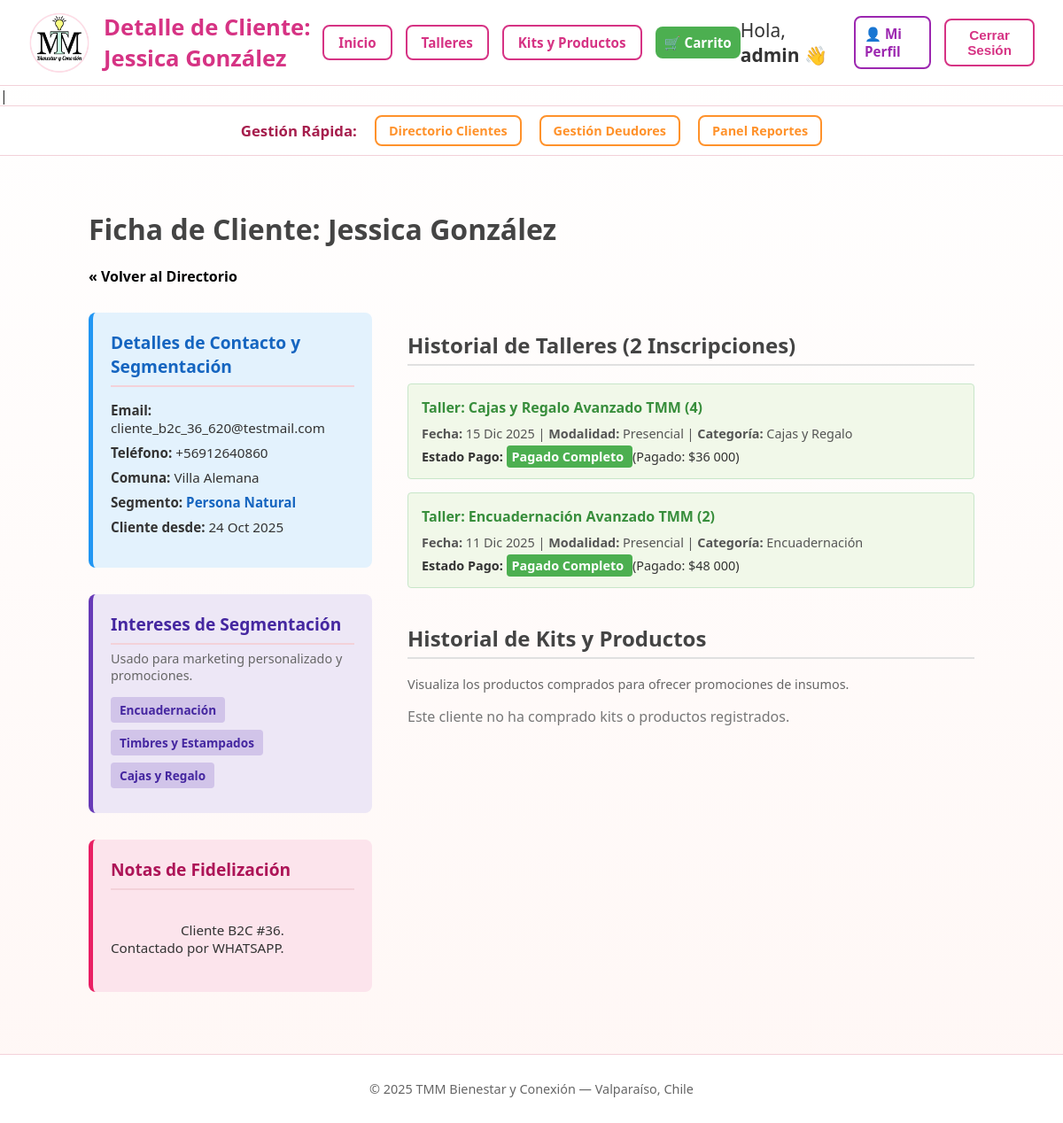
Screenshot of /gestion/clientes/610/ (signed in) with the database file from the repository.
### crm/models.py (models this page shows, shortened)
class Cliente(models.Model):
    TIPO_CLIENTE_CHOICES = [
        ('B2C', 'Persona Natural'),
        ('B2B', 'Contacto Empresa'), # Etiqueta actualizada
    ]
    nombre_completo = models.CharField(max_length=150, verbose_name="Nombre Completo (Contacto)") # Etiqueta actualizada
    email = models.EmailField(unique=True, verbose_name="Correo Electrónico (Contacto)") # Etiqueta actualizada
    telefono = models.CharField(max_length=20, blank=True, null=True, verbose_name="Teléfono (Contacto)") # Etiqueta actualizada
    fecha_nacimiento = models.DateField(blank=True, null=True, verbose_name="Fecha de Nacimiento (si aplica)") # Etiqueta actualizada
    empresa = models.ForeignKey(
        Empresa,
        on_delete=models.SET_NULL, # Si se borra la empresa, el contacto no se borra, solo pierde el vínculo
        blank=True,
        null=True,
        related_name='contactos', # Permite acceder a los contactos desde una empresa: empresa.contactos.all()
        verbose_name="Empresa (si aplica)"
    )
    comuna_vive = models.CharField(max_length=100, blank=True, null=True, verbose_name="Comuna de Residencia")
    tipo_cliente = models.CharField(max_length=3, choices=TIPO_CLIENTE_CHOICES, default='B2C', verbose_name="Tipo de Contacto") # Etiqueta actualizada
    intereses_cliente = models.ManyToManyField(Interes, blank=True, related_name='clientes', verbose_name="Intereses del Contacto") # Etiqueta actualizada
    observaciones = models.TextField(blank=True, verbose_name="Observaciones de Gestión (Seguimiento, etc.)")
    fecha_registro = models.DateTimeField(auto_now_add=True)

class Interes(models.Model):
    nombre = models.CharField(max_length=100, unique=True, verbose_name="Nombre del Interés")
    descripcion = models.TextField(blank=True, verbose_name="Descripción o Palabras Clave")
    class Meta:
        verbose_name_plural = "Intereses"

class Inscripcion(models.Model):
    ESTADO_PAGO_CHOICES = [
        ('PENDIENTE', 'Pago Pendiente'),
        ('PAGADO', 'Pagado Completo'),
        ('ABONADO', 'Abonado'),
        ('ANULADO', 'Anulado'),
    ]
    cliente = models.ForeignKey(Cliente, on_delete=models.CASCADE, related_name='inscripciones')
    taller = models.ForeignKey(Taller, on_delete=models.CASCADE, related_name='inscripciones')
    monto_pagado = models.DecimalField(max_digits=10, decimal_places=0, default=0, verbose_name="Monto Pagado")
    estado_pago = models.CharField(max_length=10, choices=ESTADO_PAGO_CHOICES, default='PENDIENTE', verbose_name="Estado de Pago")
    fecha_inscripcion = models.DateTimeField(auto_now_add=True)
    class Meta:
        unique_together = ('cliente', 'taller')
        verbose_name_plural = "Inscripciones"

class Taller(models.Model):
    MODALIDAD_CHOICES = [
        ('PRESENCIAL', 'Presencial'),
        ('ONLINE', 'Online'),
    ]
    nombre = models.CharField(max_length=200, unique=True, verbose_name="Nombre del Taller")
    descripcion = models.TextField(verbose_name="Descripción Detallada")
    imagen = models.ImageField(upload_to='talleres/', blank=True, null=True, verbose_name="Imagen del Taller")
    categoria = models.ForeignKey(
        Interes,
        on_delete=models.SET_NULL,
        null=True,
        blank=True,
        related_name='talleres',
        verbose_name="Categoría del Taller"
    )
    fecha_taller = models.DateField(verbose_name="Fecha del Taller")
    hora_taller = models.TimeField(blank=True, null=True, verbose_name="Hora de Inicio")
    modalidad = models.CharField(max_length=15, choices=MODALIDAD_CHOICES, default='PRESENCIAL', verbose_name="Modalidad")
    precio = models.DecimalField(max_digits=10, decimal_places=0, verbose_name="Precio (CLP)")
    cupos_totales = models.IntegerField(default=10, verbose_name="Cupos Máximos")
    cupos_disponibles = models.IntegerField(editable=False, default=0, verbose_name="Cupos Disponibles")
    esta_activo = models.BooleanField(default=True, verbose_name="¿Está activo/visible?")

### crm/views.py (the view)
# urls.py: path('gestion/clientes/<int:cliente_id>/', views.detalle_cliente_admin, name='detalle_cliente_admin'),
@user_passes_test(is_superuser)
def detalle_cliente_admin(request, cliente_id):
    cliente = get_object_or_404(Cliente, pk=cliente_id)
    historial_inscripciones = cliente.inscripciones.all().order_by('-taller__fecha_taller')
    total_talleres_realizados = historial_inscripciones.count()
    context = {
        'titulo': f'Detalle de Cliente: {cliente.nombre_completo}',
        'cliente': cliente,
        'historial_inscripciones': historial_inscripciones,
        'total_talleres_realizados': total_talleres_realizados,
    }
    return render(request, 'crm/detalle_cliente_admin.html', context)

### crm/views.py (called while the page is built)
def is_superuser(user):
    return user.is_superuser

### crm/templates/crm/detalle_cliente_admin.html
{% extends 'crm/base.html' %}
{% load humanize %}
{% block content %}
    <h1 style="color: #444;">Ficha de Cliente: {{ cliente.nombre_completo }}</h1>
    <a href="{% url 'listado_clientes' %}" style="color: black; margin-bottom: 20px; display: block; text-decoration: none; font-weight: bold;">« Volver al Directorio</a>
    <div style="display: flex; gap: 40px; margin-top: 30px;">
        <div style="flex: 1; min-width: 300px;">
            <div style="padding: 20px; border-radius: 8px; background-color: #e3f2fd; border-left: 5px solid #2196f3; margin-bottom: 30px;">
                <h2 style="margin-top: 0; font-size: 1.2em; color: #1565c0;">Detalles de Contacto y Segmentación</h2>
                <ul style="list-style: none; padding: 0; font-size: 0.95em;">
                    <li style="margin-bottom: 8px;"><strong>Email:</strong> {{ cliente.email }}</li>
                    <li style="margin-bottom: 8px;"><strong>Teléfono:</strong> {{ cliente.telefono|default:'N/A' }}</li>
                    <li style="margin-bottom: 8px;"><strong>Comuna:</strong> {{ cliente.comuna_vive|default:'N/A' }}</li>
                    <li style="margin-bottom: 8px;"><strong>Segmento:</strong> <span style="font-weight: bold; color: #1565c0;">{{ cliente.get_tipo_cliente_display }}</span></li>
                    <li style="margin-bottom: 8px;"><strong>Cliente desde:</strong> {{ cliente.fecha_registro|date:"d M Y" }}</li>
                </ul>
            </div>
            <div style="padding: 20px; border-radius: 8px; background-color: #ede7f6; border-left: 5px solid #673ab7; margin-bottom: 30px;">
                <h2 style="margin-top: 0; font-size: 1.2em; color: #4527a0;">Intereses de Segmentación</h2>
                <p style="color: #666; font-size: 0.9em; margin-top: -10px;">Usado para marketing personalizado y promociones.</p>
                <div style="margin-top: 15px;">
                    {% for interes in cliente.intereses_cliente.all %}
                        <span style="display: inline-block; background-color: #d1c4e9; color: #4527a0; border-radius: 4px; padding: 5px 10px; font-size: 0.85em; margin-right: 8px; margin-bottom: 8px; font-weight: bold;">
                            {{ interes.nombre }}
                        </span>
                    {% empty %}
                        <p style="color: #777;">El cliente aún no tiene intereses asignados.</p>
                    {% endfor %}
                </div>
            </div>
            <div style="padding: 20px; border-radius: 8px; background-color: #fce4ec; border-left: 5px solid #e91e63; margin-bottom: 30px;">
                <h2 style="margin-top: 0; font-size: 1.2em; color: #ad1457;">Notas de Fidelización</h2>
                <p style="white-space: pre-wrap; margin: 0; font-size: 0.95em;">
                    {{ cliente.observaciones|default:'(Sin notas de seguimiento personalizadas)' }}
                </p>
            </div>
        </div>
        <div style="flex: 2; min-width: 500px;">
            <h2 style="color: #444; border-bottom: 2px solid #e0e0e0; padding-bottom: 5px;">Historial de Talleres ({{ total_talleres_realizados }} Inscripciones)</h2>
            {% if historial_inscripciones %}
                {% for inscripcion in historial_inscripciones %}
                    <div style="border: 1px solid #c8e6c9; padding: 15px; margin-bottom: 15px; border-radius: 4px; background-color: #f1f8e9;">
                        <h4 style="color: #388e3c; margin-top: 0; margin-bottom: 8px;">
                            Taller: {{ inscripcion.taller.nombre }}
                        </h4>
                        <p style="margin: 0; font-size: 0.9em; line-height: 1.5; color: #555;">
                            <strong>Fecha:</strong> {{ inscripcion.taller.fecha_taller|date:"d M Y" }} |
                            <strong>Modalidad:</strong> {{ inscripcion.taller.get_modalidad_display }} |
                            <strong>Categoría:</strong> {{ inscripcion.taller.categoria.nombre|default:'N/A' }}
                        </p>
                        <p style="margin: 5px 0 0; font-size: 0.9em;">
                            <strong>Estado Pago:</strong>
                            <span style="font-weight: bold; padding: 3px 6px; border-radius: 4px; color: white;
                                {% if inscripcion.estado_pago == 'PAGADO' %}background-color: #4caf50;
                                {% elif inscripcion.estado_pago == 'PENDIENTE' %}background-color: #e53935;
                                {% else %}background-color: #ff9800;
                                {% endif %};">
                                {{ inscripcion.get_estado_pago_display }}
                            </span>
                            (Pagado: ${{ inscripcion.monto_pagado|intcomma }})
                        </p>
                    </div>
                {% endfor %}
            {% else %}
                <p style="color: #777;">Este cliente no tiene inscripciones a talleres registradas.</p>
            {% endif %}
            <h2 style="margin-top: 40px; color: #444; border-bottom: 2px solid #e0e0e0; padding-bottom: 5px;">Historial de Kits y Productos</h2>
            <p style="color: #666; font-size: 0.9em;">Visualiza los productos comprados para ofrecer promociones de insumos.</p>
            {% if cliente.compras_kits.all %}
                {% for venta in cliente.compras_kits.all %}
                    <div style="border: 1px solid #ffccbc; padding: 15px; margin-bottom: 15px; border-radius: 4px; background-color: #fbe9e7;">
                        <h4 style="color: #e64a19; margin-top: 0; margin-bottom: 5px;">
                            Compra #{{ venta.id }} - {{ venta.fecha_venta|date:"d M Y" }}
                        </h4>
                        <p style="margin: 0 0 5px; font-size: 0.9em;">
                            <strong>Monto Total:</strong> ${{ venta.monto_total|intcomma }} |
                            <strong>Estado Pago:</strong> <span style="font-weight: bold; color: white; background-color: #4caf50; padding: 3px 6px; border-radius: 4px;">{{ venta.get_estado_pago_display }}</span>
                        </p>
                        <ul style="margin-top: 10px; margin-left: 15px; list-style-type: square; font-size: 0.9em;">
                            {% for detalle in venta.detalles.all %}
                                <li style="margin-bottom: 3px;">{{ detalle.cantidad }}x <strong>{{ detalle.producto.nombre }}</strong> (${{ detalle.precio_unitario|intcomma }} c/u)</li>
                            {% endfor %}
                        </ul>
                    </div>
                {% endfor %}
            {% else %}
                <p style="color: #777;">Este cliente no ha comprado kits o productos registrados.</p>
            {% endif %}
        </div>
    </div>
{% endblock content %}

### crm/templates/crm/base.html (shortened to what this page needs)
{% load static %}
<!DOCTYPE html>
<html lang="es">
<head>
</head>
<body>
    <header>
        <div class="header-titulo-container">
            <img src="{% static 'logo.jpg' %}" height="70px" class="logo-titulo">
            <h1>{{ titulo|default:'TMM Bienestar y Conexión' }} </h1>
        </div>
        <nav class="nav-main">
            <a href="{% url 'home' %}" class="nav-btn">Inicio</a>
            <a href="{% url 'catalogo_talleres' %}" class="nav-btn">Talleres</a>
            <a href="{% url 'catalogo_productos' %}" class="nav-btn">Kits y Productos</a>
            <a href="{% url 'ver_carrito' %}" class="btn btn-cart" title="Ver mi carrito">
                 🛒 Carrito
            </a>
        </nav>
        <div class="auth-actions">
            {% if user.is_authenticated %}
                <span>Hola, <strong>{{ user.first_name|default:user.username }}</strong> 👋</span>
                <a href="{% url 'perfil_usuario' %}" class="btn btn-profile" title="Mi Perfil">
                    👤 Mi Perfil
                </a>
                <form method="POST" action="{% url 'logout' %}" style="display:inline;">
                    <button type="submit" class="btn btn-login">Cerrar Sesión</button>
                </form>
            {% else %}
                <a href="{% url 'login' %}" class="btn btn-login">Iniciar Sesión</a>
                <a href="{% url 'registro_cliente' %}" class="btn btn-register">Registrarse</a>
            {% endif %}
        </div>
    </header>   |
    {% if user.is_superuser %}
    <nav class="nav-admin">
        <span class="admin-title">Gestión Rápida:</span>
        <a href="{% url 'listado_clientes' %}" class="admin-btn">Directorio Clientes</a>
        <a href="{% url 'gestion_deudores' %}" class="admin-btn">Gestión Deudores</a>
        <a href="{% url 'panel_reportes' %}" class="admin-btn">Panel Reportes</a>
    </nav>
    {% endif %}
        <div class="container">
        {% block content %}{% endblock content %}
    </div>
    <footer>
        <p>© {{ year|default:'2025' }} TMM Bienestar y Conexión — Valparaíso, Chile</p>
    </footer>
</body>
</html>

### crm/templates/crm/base.html (style rules this page uses)
body { font-family: 'Segoe UI', sans-serif; margin: 0; padding: 0; background: linear-gradient(to bottom, #fff, #fff7f5); color: #333; }
.container { width: 90%; max-width: 1000px; margin: 20px auto; padding: 20px; }
header { background: #fff; border-bottom: 1px solid #f3d1d9; padding: 0.8em 2em; display: grid; grid-template-columns: 1fr auto 1fr; align-items: center; }
header h1 { margin: 0; font-size: 1.6rem; color: #d63384; font-weight: 700; }
.header-titulo-container { display: flex; align-items: center; gap: 15px; grid-column: 1; }
nav.nav-main { display: flex; justify-content: center; align-items: center; gap: 15px; grid-column: 2; }
.nav-btn { padding: 8px 16px; border-radius: 8px; border: 2px solid #d63384; color: #d63384; font-weight: 600; font-size: 0.95rem; text-decoration: none; transition: all 0.2s ease; }
.auth-actions { display: flex; align-items: center; gap: 15px; grid-column: 3; justify-content: flex-end; }
.auth-actions span { font-size: 21px; font-weight: 500; }
.btn { padding: 8px 18px; border-radius: 8px; font-weight: 600; text-decoration: none; border: none; cursor: pointer; font-size: 0.95rem; transition: all 0.2s ease; }
.btn-login { background: #fff; border: 2px solid #d63384; color: #d63384; }
.nav-admin { background: #fff; border-top: 1px solid #f3d1d9; border-bottom: 1px solid #f3d1d9; padding: 10px 2em; display: flex; align-items: center; justify-content: center; gap: 20px; }
.admin-title { color: #a61e4d; font-weight: 700; font-size: 1.05rem; }
.admin-btn { padding: 6px 14px; border-radius: 8px; border: 2px solid #ff922b; color: #ff922b; font-weight: 600; font-size: 0.9rem; text-decoration: none; transition: all 0.2s ease; }
footer { background: #fff; border-top: 1px solid #f3d1d9; color: #666; text-align: center; padding: 1em 0; font-size: 0.9rem; }
h2 { border-bottom: 2px solid #f3d1d9; padding-bottom: 8px; color: #a61e4d; }
.btn-profile { background: #fff; border: 2px solid #9c27b0; color: #9c27b0; font-weight: 600; padding: 8px 10px; }
.btn-cart { background: #4caf50; color: white; border: none; padding: 8px 10px; font-size: 0.95rem; }

### rows the page displays
Cliente: nombre_completo "Jessica González", email "cliente_b2c_36_620@testmail.com", telefono "+56912640860", comuna_vive "Villa Alemana", tipo_cliente "Persona Natural", fecha_registro "24 Oct 2025", observaciones "Cliente B2C #36. Contactado por WHATSAPP."
Interes: nombre "Encuadernación"
Interes: nombre "Timbres y Estampados"
Interes: nombre "Cajas y Regalo"
Inscripcion: taller.nombre "Cajas y Regalo Avanzado TMM (4)", taller.fecha_taller "15 Dic 2025", taller.modalidad "Presencial", taller.categoria.nombre "Cajas y Regalo", estado_pago "Pagado Completo", monto_pagado "36 000"
Inscripcion: taller.nombre "Encuadernación Avanzado TMM (2)", taller.fecha_taller "11 Dic 2025", taller.modalidad "Presencial", taller.categoria.nombre "Encuadernación", estado_pago "Pagado Completo", monto_pagado "48 000"

### other values shown
{{ titulo|default:'TMM Bienestar y Conexión' }} "Detalle de Cliente: Jessica González"
{{ user.first_name|default:user.username }} "admin"
{{ total_talleres_realizados }} "2"
{{ year|default:'2025' }} "2025"
